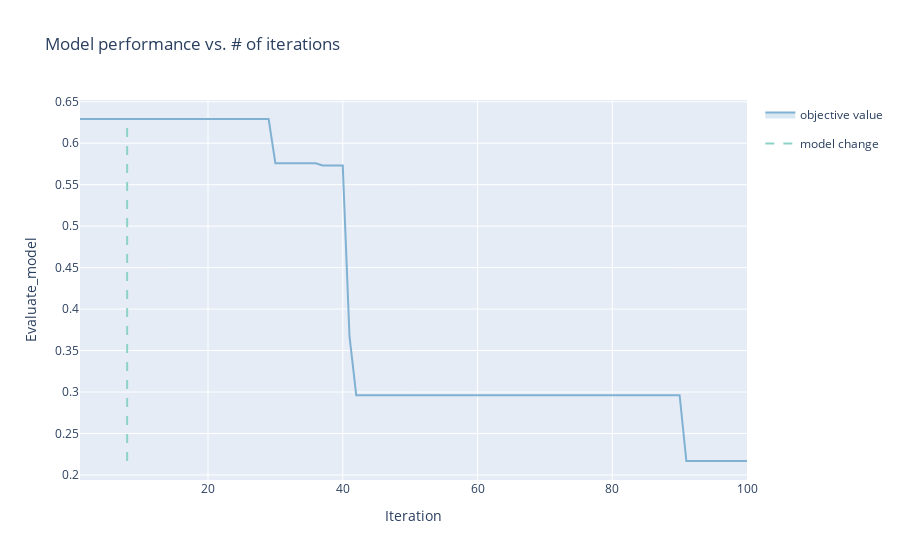

This figure's notebook cell:
### Code cell
render(ax_client.get_optimization_trace())

### Figure 1 — Plotly figure (JSON) as saved in the notebook; plotly's stock layout.template omitted (floating-point values rounded to 4 significant figures)
{"data": [{"hoverinfo": "none", "legendgroup": "", "line": {"width": 0}, "mode": "lines", "showlegend": false, "type": "scatter", "x": [1, 2, 3, 4, 5, 6, 7, 8, 9, 10, 11, 12, 13, 14, 15, 16, 17, 18, 19, 20, 21, 22, 23, 24, 25, 26, 27, 28, 29, 30, 31, 32, 33, 34, 35, 36, 37, 38, 39, 40, 41, 42, 43, 44, 45, 46, 47, 48, 49, 50, 51, 52, 53, 54, 55, 56, 57, 58, 59, 60, 61, 62, 63, 64, 65, 66, 67, 68, 69, 70, 71, 72, 73, 74, 75, 76, 77, 78, 79, 80, 81, 82, 83, 84, 85, 86, 87, 88, 89, 90, 91, 92, 93, 94, 95, 96, 97, 98, 99, 100], "y": [0.6292, 0.6292, 0.6292, 0.6292, 0.6292, 0.6292, 0.6292, 0.6292, 0.6292, 0.6292, 0.6292, 0.6292, 0.6292, 0.6292, 0.6292, 0.6292, 0.6292, 0.6292, 0.6292, 0.6292, 0.6292, 0.6292, 0.6292, 0.6292, 0.6292, 0.6292, 0.6292, 0.6292, 0.6292, 0.5757, 0.5757, 0.5757, 0.5757, 0.5757, 0.5757, 0.5757, 0.5731, 0.5731, 0.5731, 0.5731, 0.3673, 0.2961, 0.2961, 0.2961, 0.2961, 0.2961, 0.2961, 0.2961, 0.2961, 0.2961, 0.2961, 0.2961, 0.2961, 0.2961, 0.2961, 0.2961, 0.2961, 0.2961, 0.2961, 0.2961, 0.2961, 0.2961, 0.2961, 0.2961, 0.2961, 0.2961, 0.2961, 0.2961, 0.2961, 0.2961, 0.2961, 0.2961, 0.2961, 0.2961, 0.2961, 0.2961, 0.2961, 0.2961, 0.2961, 0.2961, 0.2961, 0.2961, 0.2961, 0.2961, 0.2961, 0.2961, 0.2961, 0.2961, 0.2961, 0.2961, 0.2168, 0.2168, 0.2168, 0.2168, 0.2168, 0.2168, 0.2168, 0.2168, 0.2168, 0.2168]}, {"fill": "tonexty", "fillcolor": "rgba(128,177,211,0.3)", "legendgroup": "objective value", "line": {"color": "rgba(128,177,211,1)"}, "mode": "lines", "name": "objective value", "text": ["<br><em>Parameterization:</em><br>num_branch: 10<br>hidden_size: 120<br>hidden_depth: 4<br>learning_rate: 0.014092396114749071<br>num_input: 100<br>num_output: 100<br>dim_output: 1<br>batch_size: 500<br>epochs: 200", "<br><em>Parameterization:</em><br>num_branch: 30<br>hidden_size: 80<br>hidden_depth: 3<br>learning_rate: 0.003647897937959207<br>num_input: 100<br>num_output: 100<br>dim_output: 1<br>batch_size: 500<br>epochs: 200", "<br><em>Parameterization:</em><br>num_branch: 30<br>hidden_size: 120<br>hidden_depth: 3<br>learning_rate: 0.009687722323501551<br>num_input: 100<br>num_output: 100<br>dim_output: 1<br>batch_size: 500<br>epochs: 200", "<br><em>Parameterization:</em><br>num_branch: 10<br>hidden_size: 120<br>hidden_depth: 2<br>learning_rate: 0.0075295790878409374<br>num_input: 100<br>num_output: 100<br>dim_output: 1<br>batch_size: 500<br>epochs: 200", "<br><em>Parameterization:</em><br>num_branch: 30<br>hidden_size: 80<br>hidden_depth: 4<br>learning_rate: 0.0017059577617955623<br>num_input: 100<br>num_output: 100<br>dim_output: 1<br>batch_size: 500<br>epochs: 200", "<br><em>Parameterization:</em><br>num_branch: 10<br>hidden_size: 40<br>hidden_depth: 2<br>learning_rate: 0.01914736863739416<br>num_input: 100<br>num_output: 100<br>dim_output: 1<br>batch_size: 500<br>epochs: 200", "<br><em>Parameterization:</em><br>num_branch: 10<br>hidden_size: 40<br>hidden_depth: 3<br>learning_rate: 0.001404498113308254<br>num_input: 100<br>num_output: 100<br>dim_output: 1<br>batch_size: 500<br>epochs: 200", "<br><em>Parameterization:</em><br>num_branch: 10<br>hidden_size: 160<br>hidden_depth: 3<br>learning_rate: 0.003767784905228609<br>num_input: 100<br>num_output: 100<br>dim_output: 1<br>batch_size: 500<br>epochs: 200", "<br><em>Parameterization:</em><br>num_branch: 10<br>hidden_size: 120<br>hidden_depth: 3<br>learning_rate: 0.008029136016776423<br>num_input: 100<br>num_output: 100<br>dim_output: 1<br>batch_size: 500<br>epochs: 200", "<br><em>Parameterization:</em><br>num_branch: 10<br>hidden_size: 160<br>hidden_depth: 3<br>learning_rate: 0.010874512227604199<br>num_input: 100<br>num_output: 100<br>dim_output: 1<br>batch_size: 500<br>epochs: 200", "<br><em>Parameterization:</em><br>num_branch: 30<br>hidden_size: 80<br>hidden_depth: 2<br>learning_rate: 0.002190220506023024<br>num_input: 100<br>num_output: 100<br>dim_output: 1<br>batch_size: 500<br>epochs: 200", "<br><em>Parameterization:</em><br>num_branch: 30<br>hidden_size: 80<br>hidden_depth: 4<br>learning_rate: 0.005624963839853544<br>num_input: 100<br>num_output: 100<br>dim_output: 1<br>batch_size: 500<br>epochs: 200", "<br><em>Parameterization:</em><br>num_branch: 30<br>hidden_size: 80<br>hidden_depth: 3<br>learning_rate: 0.005985712304834137<br>num_input: 100<br>num_output: 100<br>dim_output: 1<br>batch_size: 500<br>epochs: 200", "<br><em>Parameterization:</em><br>num_branch: 40<br>hidden_size: 160<br>hidden_depth: 4<br>learning_rate: 0.001<br>num_input: 100<br>num_output: 100<br>dim_output: 1<br>batch_size: 500<br>epochs: 200", "<br><em>Parameterization:</em><br>num_branch: 20<br>hidden_size: 80<br>hidden_depth: 4<br>learning_rate: 0.00498074761052459<br>num_input: 100<br>num_output: 100<br>dim_output: 1<br>batch_size: 500<br>epochs: 200", "<br><em>Parameterization:</em><br>num_branch: 10<br>hidden_size: 160<br>hidden_depth: 2<br>learning_rate: 0.006454012257110765<br>num_input: 100<br>num_output: 100<br>dim_output: 1<br>batch_size: 500<br>epochs: 200", "<br><em>Parameterization:</em><br>num_branch: 10<br>hidden_size: 160<br>hidden_depth: 3<br>learning_rate: 0.006628438044928013<br>num_input: 100<br>num_output: 100<br>dim_output: 1<br>batch_size: 500<br>epochs: 200", "<br><em>Parameterization:</em><br>num_branch: 10<br>hidden_size: 160<br>hidden_depth: 2<br>learning_rate: 0.006888750866007423<br>num_input: 100<br>num_output: 100<br>dim_output: 1<br>batch_size: 500<br>epochs: 200", "<br><em>Parameterization:</em><br>num_branch: 10<br>hidden_size: 160<br>hidden_depth: 2<br>learning_rate: 0.008511339284822029<br>num_input: 100<br>num_output: 100<br>dim_output: 1<br>batch_size: 500<br>epochs: 200", "<br><em>Parameterization:</em><br>num_branch: 30<br>hidden_size: 80<br>hidden_depth: 4<br>learning_rate: 0.006451690090777418<br>num_input: 100<br>num_output: 100<br>dim_output: 1<br>batch_size: 500<br>epochs: 200", "<br><em>Parameterization:</em><br>num_branch: 20<br>hidden_size: 120<br>hidden_depth: 4<br>learning_rate: 0.005548637705383897<br>num_input: 100<br>num_output: 100<br>dim_output: 1<br>batch_size: 500<br>epochs: 200", "<br><em>Parameterization:</em><br>num_branch: 20<br>hidden_size: 120<br>hidden_depth: 4<br>learning_rate: 0.0067099093452615225<br>num_input: 100<br>num_output: 100<br>dim_output: 1<br>batch_size: 500<br>epochs: 200", "<br><em>Parameterization:</em><br>num_branch: 30<br>hidden_size: 80<br>hidden_depth: 3<br>learning_rate: 0.005478243335739566<br>num_input: 100<br>num_output: 100<br>dim_output: 1<br>batch_size: 500<br>epochs: 200", "<br><em>Parameterization:</em><br>num_branch: 40<br>hidden_size: 160<br>hidden_depth: 2<br>learning_rate: 0.02<br>num_input: 100<br>num_output: 100<br>dim_output: 1<br>batch_size: 500<br>epochs: 200", "<br><em>Parameterization:</em><br>num_branch: 30<br>hidden_size: 80<br>hidden_depth: 3<br>learning_rate: 0.006056151165633632<br>num_input: 100<br>num_output: 100<br>dim_output: 1<br>batch_size: 500<br>epochs: 200", "<br><em>Parameterization:</em><br>num_branch: 10<br>hidden_size: 120<br>hidden_depth: 4<br>learning_rate: 0.006674058014598283<br>num_input: 100<br>num_output: 100<br>dim_output: 1<br>batch_size: 500<br>epochs: 200", "<br><em>Parameterization:</em><br>num_branch: 40<br>hidden_size: 160<br>hidden_depth: 2<br>learning_rate: 0.0056963129417135225<br>num_input: 100<br>num_output: 100<br>dim_output: 1<br>batch_size: 500<br>epochs: 200", "<br><em>Parameterization:</em><br>num_branch: 30<br>hidden_size: 160<br>hidden_depth: 2<br>learning_rate: 0.0047275329669135635<br>num_input: 100<br>num_output: 100<br>dim_output: 1<br>batch_size: 500<br>epochs: 200", "<br><em>Parameterization:</em><br>num_branch: 20<br>hidden_size: 80<br>hidden_depth: 3<br>learning_rate: 0.006495906483122188<br>num_input: 100<br>num_output: 100<br>dim_output: 1<br>batch_size: 500<br>epochs: 200", "<br><em>Parameterization:</em><br>num_branch: 10<br>hidden_size: 160<br>hidden_depth: 4<br>learning_rate: 0.008851513284468909<br>num_input: 100<br>num_output: 100<br>dim_output: 1<br>batch_size: 500<br>epochs: 200", "<br><em>Parameterization:</em><br>num_branch: 10<br>hidden_size: 160<br>hidden_depth: 4<br>learning_rate: 0.012361234797833437<br>num_input: 100<br>num_output: 100<br>dim_output: 1<br>batch_size: 500<br>epochs: 200", "<br><em>Parameterization:</em><br>num_branch: 10<br>hidden_size: 160<br>hidden_depth: 3<br>learning_rate: 0.008436417483790341<br>num_input: 100<br>num_output: 100<br>dim_output: 1<br>batch_size: 500<br>epochs: 200", "<br><em>Parameterization:</em><br>num_branch: 10<br>hidden_size: 120<br>hidden_depth: 4<br>learning_rate: 0.008116129937568967<br>num_input: 100<br>num_output: 100<br>dim_output: 1<br>batch_size: 500<br>epochs: 200", "<br><em>Parameterization:</em><br>num_branch: 10<br>hidden_size: 160<br>hidden_depth: 4<br>learning_rate: 0.007504485126701335<br>num_input: 100<br>num_output: 100<br>dim_output: 1<br>batch_size: 500<br>epochs: 200", "<br><em>Parameterization:</em><br>num_branch: 20<br>hidden_size: 120<br>hidden_depth: 4<br>learning_rate: 0.007476688536998628<br>num_input: 100<br>num_output: 100<br>dim_output: 1<br>batch_size: 500<br>epochs: 200", "<br><em>Parameterization:</em><br>num_branch: 30<br>hidden_size: 80<br>hidden_depth: 3<br>learning_rate: 0.006630367780620211<br>num_input: 100<br>num_output: 100<br>dim_output: 1<br>batch_size: 500<br>epochs: 200", "<br><em>Parameterization:</em><br>num_branch: 10<br>hidden_size: 120<br>hidden_depth: 4<br>learning_rate: 0.008449625158270916<br>num_input: 100<br>num_output: 100<br>dim_output: 1<br>batch_size: 500<br>epochs: 200", "<br><em>Parameterization:</em><br>num_branch: 10<br>hidden_size: 120<br>hidden_depth: 4<br>learning_rate: 0.009095669959100999<br>num_input: 100<br>num_output: 100<br>dim_output: 1<br>batch_size: 500<br>epochs: 200", "<br><em>Parameterization:</em><br>num_branch: 10<br>hidden_size: 40<br>hidden_depth: 4<br>learning_rate: 0.006682594700439425<br>num_input: 100<br>num_output: 100<br>dim_output: 1<br>batch_size: 500<br>epochs: 200", "<br><em>Parameterization:</em><br>num_branch: 10<br>hidden_size: 40<br>hidden_depth: 2<br>learning_rate: 0.004520991002552037<br>num_input: 100<br>num_output: 100<br>dim_output: 1<br>batch_size: 500<br>epochs: 200", "<br><em>Parameterization:</em><br>num_branch: 20<br>hidden_size: 120<br>hidden_depth: 4<br>learning_rate: 0.008001768978792914<br>num_input: 100<br>num_output: 100<br>dim_output: 1<br>batch_size: 500<br>epochs: 200", "<br><em>Parameterization:</em><br>num_branch: 20<br>hidden_size: 120<br>hidden_depth: 4<br>learning_rate: 0.00863991675200672<br>num_input: 100<br>num_output: 100<br>dim_output: 1<br>batch_size: 500<br>epochs: 200", "<br><em>Parameterization:</em><br>num_branch: 20<br>hidden_size: 120<br>hidden_depth: 4<br>learning_rate: 0.009352402443604621<br>num_input: 100<br>num_output: 100<br>dim_output: 1<br>batch_size: 500<br>epochs: 200", "<br><em>Parameterization:</em><br>num_branch: 20<br>hidden_size: 80<br>hidden_depth: 4<br>learning_rate: 0.00717069606232992<br>num_input: 100<br>num_output: 100<br>dim_output: 1<br>batch_size: 500<br>epochs: 200", "<br><em>Parameterization:</em><br>num_branch: 30<br>hidden_size: 40<br>hidden_depth: 4<br>learning_rate: 0.006339026408795465<br>num_input: 100<br>num_output: 100<br>dim_output: 1<br>batch_size: 500<br>epochs: 200", "<br><em>Parameterization:</em><br>num_branch: 20<br>hidden_size: 160<br>hidden_depth: 3<br>learning_rate: 0.005137153841970396<br>num_input: 100<br>num_output: 100<br>dim_output: 1<br>batch_size: 500<br>epochs: 200", "<br><em>Parameterization:</em><br>num_branch: 10<br>hidden_size: 160<br>hidden_depth: 4<br>learning_rate: 0.0044964391932028926<br>num_input: 100<br>num_output: 100<br>dim_output: 1<br>batch_size: 500<br>epochs: 200", "<br><em>Parameterization:</em><br>num_branch: 10<br>hidden_size: 120<br>hidden_depth: 4<br>learning_rate: 0.012353580348815599<br>num_input: 100<br>num_output: 100<br>dim_output: 1<br>batch_size: 500<br>epochs: 200", "<br><em>Parameterization:</em><br>num_branch: 40<br>hidden_size: 40<br>hidden_depth: 2<br>learning_rate: 0.006814662103101494<br>num_input: 100<br>num_output: 100<br>dim_output: 1<br>batch_size: 500<br>epochs: 200", "<br><em>Parameterization:</em><br>num_branch: 10<br>hidden_size: 160<br>hidden_depth: 3<br>learning_rate: 0.010233924747614665<br>num_input: 100<br>num_output: 100<br>dim_output: 1<br>batch_size: 500<br>epochs: 200", "<br><em>Parameterization:</em><br>num_branch: 10<br>hidden_size: 160<br>hidden_depth: 4<br>learning_rate: 0.005382608581001769<br>num_input: 100<br>num_output: 100<br>dim_output: 1<br>batch_size: 500<br>epochs: 200", "<br><em>Parameterization:</em><br>num_branch: 20<br>hidden_size: 160<br>hidden_depth: 4<br>learning_rate: 0.0033705756550521395<br>num_input: 100<br>num_output: 100<br>dim_output: 1<br>batch_size: 500<br>epochs: 200", "<br><em>Parameterization:</em><br>num_branch: 10<br>hidden_size: 160<br>hidden_depth: 4<br>learning_rate: 0.003101495504410384<br>num_input: 100<br>num_output: 100<br>dim_output: 1<br>batch_size: 500<br>epochs: 200", "<br><em>Parameterization:</em><br>num_branch: 10<br>hidden_size: 160<br>hidden_depth: 4<br>learning_rate: 0.011467872438370195<br>num_input: 100<br>num_output: 100<br>dim_output: 1<br>batch_size: 500<br>epochs: 200", "<br><em>Parameterization:</em><br>num_branch: 20<br>hidden_size: 80<br>hidden_depth: 4<br>learning_rate: 0.0059760318470738994<br>num_input: 100<br>num_output: 100<br>dim_output: 1<br>batch_size: 500<br>epochs: 200", "<br><em>Parameterization:</em><br>num_branch: 10<br>hidden_size: 80<br>hidden_depth: 4<br>learning_rate: 0.008776713263755813<br>num_input: 100<br>num_output: 100<br>dim_output: 1<br>batch_size: 500<br>epochs: 200", "<br><em>Parameterization:</em><br>num_branch: 10<br>hidden_size: 80<br>hidden_depth: 4<br>learning_rate: 0.015622304320983297<br>num_input: 100<br>num_output: 100<br>dim_output: 1<br>batch_size: 500<br>epochs: 200", "<br><em>Parameterization:</em><br>num_branch: 40<br>hidden_size: 80<br>hidden_depth: 4<br>learning_rate: 0.007378542574273808<br>num_input: 100<br>num_output: 100<br>dim_output: 1<br>batch_size: 500<br>epochs: 200", "<br><em>Parameterization:</em><br>num_branch: 10<br>hidden_size: 120<br>hidden_depth: 4<br>learning_rate: 0.006432077528426789<br>num_input: 100<br>num_output: 100<br>dim_output: 1<br>batch_size: 500<br>epochs: 200", "<br><em>Parameterization:</em><br>num_branch: 40<br>hidden_size: 80<br>hidden_depth: 4<br>learning_rate: 0.005033451332739059<br>num_input: 100<br>num_output: 100<br>dim_output: 1<br>batch_size: 500<br>epochs: 200", "<br><em>Parameterization:</em><br>num_branch: 10<br>hidden_size: 160<br>hidden_depth: 4<br>learning_rate: 0.02<br>num_input: 100<br>num_output: 100<br>dim_output: 1<br>batch_size: 500<br>epochs: 200", "<br><em>Parameterization:</em><br>num_branch: 10<br>hidden_size: 160<br>hidden_depth: 3<br>learning_rate: 0.007481490454894334<br>num_input: 100<br>num_output: 100<br>dim_output: 1<br>batch_size: 500<br>epochs: 200", "<br><em>Parameterization:</em><br>num_branch: 40<br>hidden_size: 80<br>hidden_depth: 4<br>learning_rate: 0.005736329124728056<br>num_input: 100<br>num_output: 100<br>dim_output: 1<br>batch_size: 500<br>epochs: 200", "<br><em>Parameterization:</em><br>num_branch: 10<br>hidden_size: 160<br>hidden_depth: 4<br>learning_rate: 0.00729942951562417<br>num_input: 100<br>num_output: 100<br>dim_output: 1<br>batch_size: 500<br>epochs: 200", "<br><em>Parameterization:</em><br>num_branch: 40<br>hidden_size: 80<br>hidden_depth: 4<br>learning_rate: 0.005493905023570222<br>num_input: 100<br>num_output: 100<br>dim_output: 1<br>batch_size: 500<br>epochs: 200", "<br><em>Parameterization:</em><br>num_branch: 40<br>hidden_size: 40<br>hidden_depth: 4<br>learning_rate: 0.001<br>num_input: 100<br>num_output: 100<br>dim_output: 1<br>batch_size: 500<br>epochs: 200", "<br><em>Parameterization:</em><br>num_branch: 10<br>hidden_size: 160<br>hidden_depth: 3<br>learning_rate: 0.006532653158806927<br>num_input: 100<br>num_output: 100<br>dim_output: 1<br>batch_size: 500<br>epochs: 200", "<br><em>Parameterization:</em><br>num_branch: 30<br>hidden_size: 120<br>hidden_depth: 4<br>learning_rate: 0.0052144721020298546<br>num_input: 100<br>num_output: 100<br>dim_output: 1<br>batch_size: 500<br>epochs: 200", "<br><em>Parameterization:</em><br>num_branch: 20<br>hidden_size: 160<br>hidden_depth: 4<br>learning_rate: 0.005775983792864952<br>num_input: 100<br>num_output: 100<br>dim_output: 1<br>batch_size: 500<br>epochs: 200", "<br><em>Parameterization:</em><br>num_branch: 10<br>hidden_size: 160<br>hidden_depth: 2<br>learning_rate: 0.0038096087511240977<br>num_input: 100<br>num_output: 100<br>dim_output: 1<br>batch_size: 500<br>epochs: 200", "<br><em>Parameterization:</em><br>num_branch: 10<br>hidden_size: 160<br>hidden_depth: 2<br>learning_rate: 0.01121735385926004<br>num_input: 100<br>num_output: 100<br>dim_output: 1<br>batch_size: 500<br>epochs: 200", "<br><em>Parameterization:</em><br>num_branch: 20<br>hidden_size: 120<br>hidden_depth: 4<br>learning_rate: 0.005157983643964786<br>num_input: 100<br>num_output: 100<br>dim_output: 1<br>batch_size: 500<br>epochs: 200", "<br><em>Parameterization:</em><br>num_branch: 30<br>hidden_size: 120<br>hidden_depth: 4<br>learning_rate: 0.005598537563576571<br>num_input: 100<br>num_output: 100<br>dim_output: 1<br>batch_size: 500<br>epochs: 200", "<br><em>Parameterization:</em><br>num_branch: 30<br>hidden_size: 80<br>hidden_depth: 4<br>learning_rate: 0.005395431774660413<br>num_input: 100<br>num_output: 100<br>dim_output: 1<br>batch_size: 500<br>epochs: 200", "<br><em>Parameterization:</em><br>num_branch: 10<br>hidden_size: 120<br>hidden_depth: 3<br>learning_rate: 0.009591144051133515<br>num_input: 100<br>num_output: 100<br>dim_output: 1<br>batch_size: 500<br>epochs: 200", "<br><em>Parameterization:</em><br>num_branch: 20<br>hidden_size: 160<br>hidden_depth: 4<br>learning_rate: 0.004839250875961718<br>num_input: 100<br>num_output: 100<br>dim_output: 1<br>batch_size: 500<br>epochs: 200", "<br><em>Parameterization:</em><br>num_branch: 20<br>hidden_size: 120<br>hidden_depth: 4<br>learning_rate: 0.006323772075500231<br>num_input: 100<br>num_output: 100<br>dim_output: 1<br>batch_size: 500<br>epochs: 200", "<br><em>Parameterization:</em><br>num_branch: 10<br>hidden_size: 160<br>hidden_depth: 2<br>learning_rate: 0.0012943884494509463<br>num_input: 100<br>num_output: 100<br>dim_output: 1<br>batch_size: 500<br>epochs: 200", "<br><em>Parameterization:</em><br>num_branch: 10<br>hidden_size: 120<br>hidden_depth: 3<br>learning_rate: 0.010301671074017695<br>num_input: 100<br>num_output: 100<br>dim_output: 1<br>batch_size: 500<br>epochs: 200", "<br><em>Parameterization:</em><br>num_branch: 30<br>hidden_size: 120<br>hidden_depth: 4<br>learning_rate: 0.004345320148611159<br>num_input: 100<br>num_output: 100<br>dim_output: 1<br>batch_size: 500<br>epochs: 200", "<br><em>Parameterization:</em><br>num_branch: 10<br>hidden_size: 160<br>hidden_depth: 2<br>learning_rate: 0.009667881409054859<br>num_input: 100<br>num_output: 100<br>dim_output: 1<br>batch_size: 500<br>epochs: 200", "<br><em>Parameterization:</em><br>num_branch: 20<br>hidden_size: 120<br>hidden_depth: 4<br>learning_rate: 0.005898203588571016<br>num_input: 100<br>num_output: 100<br>dim_output: 1<br>batch_size: 500<br>epochs: 200", "<br><em>Parameterization:</em><br>num_branch: 30<br>hidden_size: 120<br>hidden_depth: 4<br>learning_rate: 0.005524811940457944<br>num_input: 100<br>num_output: 100<br>dim_output: 1<br>batch_size: 500<br>epochs: 200", "<br><em>Parameterization:</em><br>num_branch: 30<br>hidden_size: 120<br>hidden_depth: 4<br>learning_rate: 0.005715514979672586<br>num_input: 100<br>num_output: 100<br>dim_output: 1<br>batch_size: 500<br>epochs: 200", "<br><em>Parameterization:</em><br>num_branch: 20<br>hidden_size: 120<br>hidden_depth: 4<br>learning_rate: 0.005683890496487069<br>num_input: 100<br>num_output: 100<br>dim_output: 1<br>batch_size: 500<br>epochs: 200", "<br><em>Parameterization:</em><br>num_branch: 30<br>hidden_size: 80<br>hidden_depth: 4<br>learning_rate: 0.0056402730963072585<br>num_input: 100<br>num_output: 100<br>dim_output: 1<br>batch_size: 500<br>epochs: 200", "<br><em>Parameterization:</em><br>num_branch: 40<br>hidden_size: 40<br>hidden_depth: 4<br>learning_rate: 0.005283727744033485<br>num_input: 100<br>num_output: 100<br>dim_output: 1<br>batch_size: 500<br>epochs: 200", "<br><em>Parameterization:</em><br>num_branch: 40<br>hidden_size: 120<br>hidden_depth: 4<br>learning_rate: 0.004858598520196904<br>num_input: 100<br>num_output: 100<br>dim_output: 1<br>batch_size: 500<br>epochs: 200", "<br><em>Parameterization:</em><br>num_branch: 10<br>hidden_size: 160<br>hidden_depth: 3<br>learning_rate: 0.009641843482400159<br>num_input: 100<br>num_output: 100<br>dim_output: 1<br>batch_size: 500<br>epochs: 200", "<br><em>Parameterization:</em><br>num_branch: 20<br>hidden_size: 160<br>hidden_depth: 4<br>learning_rate: 0.006036643032864246<br>num_input: 100<br>num_output: 100<br>dim_output: 1<br>batch_size: 500<br>epochs: 200", "<br><em>Parameterization:</em><br>num_branch: 30<br>hidden_size: 160<br>hidden_depth: 4<br>learning_rate: 0.004755281941868054<br>num_input: 100<br>num_output: 100<br>dim_output: 1<br>batch_size: 500<br>epochs: 200", "<br><em>Parameterization:</em><br>num_branch: 40<br>hidden_size: 160<br>hidden_depth: 4<br>learning_rate: 0.0049204747276403345<br>num_input: 100<br>num_output: 100<br>dim_output: 1<br>batch_size: 500<br>epochs: 200", "<br><em>Parameterization:</em><br>num_branch: 20<br>hidden_size: 120<br>hidden_depth: 4<br>learning_rate: 0.0046183577938410615<br>num_input: 100<br>num_output: 100<br>dim_output: 1<br>batch_size: 500<br>epochs: 200", "<br><em>Parameterization:</em><br>num_branch: 40<br>hidden_size: 80<br>hidden_depth: 4<br>learning_rate: 0.004508283422489964<br>num_input: 100<br>num_output: 100<br>dim_output: 1<br>batch_size: 500<br>epochs: 200", "<br><em>Parameterization:</em><br>num_branch: 30<br>hidden_size: 120<br>hidden_depth: 4<br>learning_rate: 0.005391659759689795<br>num_input: 100<br>num_output: 100<br>dim_output: 1<br>batch_size: 500<br>epochs: 200", "<br><em>Parameterization:</em><br>num_branch: 40<br>hidden_size: 40<br>hidden_depth: 4<br>learning_rate: 0.008024942442901426<br>num_input: 100<br>num_output: 100<br>dim_output: 1<br>batch_size: 500<br>epochs: 200", "<br><em>Parameterization:</em><br>num_branch: 40<br>hidden_size: 160<br>hidden_depth: 2<br>learning_rate: 0.0019028483760784832<br>num_input: 100<br>num_output: 100<br>dim_output: 1<br>batch_size: 500<br>epochs: 200", "<br><em>Parameterization:</em><br>num_branch: 20<br>hidden_size: 160<br>hidden_depth: 3<br>learning_rate: 0.007392565264544637<br>num_input: 100<br>num_output: 100<br>dim_output: 1<br>batch_size: 500<br>epochs: 200", "<br><em>Parameterization:</em><br>num_branch: 40<br>hidden_size: 40<br>hidden_depth: 4<br>learning_rate: 0.005028260399874559<br>num_input: 100<br>num_output: 100<br>dim_output: 1<br>batch_size: 500<br>epochs: 200", "<br><em>Parameterization:</em><br>num_branch: 10<br>hidden_size: 160<br>hidden_depth: 4<br>learning_rate: 0.001<br>num_input: 100<br>num_output: 100<br>dim_output: 1<br>batch_size: 500<br>epochs: 200"], "type": "scatter", "x": [1, 2, 3, 4, 5, 6, 7, 8, 9, 10, 11, 12, 13, 14, 15, 16, 17, 18, 19, 20, 21, 22, 23, 24, 25, 26, 27, 28, 29, 30, 31, 32, 33, 34, 35, 36, 37, 38, 39, 40, 41, 42, 43, 44, 45, 46, 47, 48, 49, 50, 51, 52, 53, 54, 55, 56, 57, 58, 59, 60, 61, 62, 63, 64, 65, 66, 67, 68, 69, 70, 71, 72, 73, 74, 75, 76, 77, 78, 79, 80, 81, 82, 83, 84, 85, 86, 87, 88, 89, 90, 91, 92, 93, 94, 95, 96, 97, 98, 99, 100], "y": [0.6292, 0.6292, 0.6292, 0.6292, 0.6292, 0.6292, 0.6292, 0.6292, 0.6292, 0.6292, 0.6292, 0.6292, 0.6292, 0.6292, 0.6292, 0.6292, 0.6292, 0.6292, 0.6292, 0.6292, 0.6292, 0.6292, 0.6292, 0.6292, 0.6292, 0.6292, 0.6292, 0.6292, 0.6292, 0.5757, 0.5757, 0.5757, 0.5757, 0.5757, 0.5757, 0.5757, 0.5731, 0.5731, 0.5731, 0.5731, 0.3673, 0.2961, 0.2961, 0.2961, 0.2961, 0.2961, 0.2961, 0.2961, 0.2961, 0.2961, 0.2961, 0.2961, 0.2961, 0.2961, 0.2961, 0.2961, 0.2961, 0.2961, 0.2961, 0.2961, 0.2961, 0.2961, 0.2961, 0.2961, 0.2961, 0.2961, 0.2961, 0.2961, 0.2961, 0.2961, 0.2961, 0.2961, 0.2961, 0.2961, 0.2961, 0.2961, 0.2961, 0.2961, 0.2961, 0.2961, 0.2961, 0.2961, 0.2961, 0.2961, 0.2961, 0.2961, 0.2961, 0.2961, 0.2961, 0.2961, 0.2168, 0.2168, 0.2168, 0.2168, 0.2168, 0.2168, 0.2168, 0.2168, 0.2168, 0.2168]}, {"fill": "tonexty", "fillcolor": "rgba(128,177,211,0.3)", "hoverinfo": "none", "legendgroup": "", "line": {"width": 0}, "mode": "lines", "showlegend": false, "type": "scatter", "x": [1, 2, 3, 4, 5, 6, 7, 8, 9, 10, 11, 12, 13, 14, 15, 16, 17, 18, 19, 20, 21, 22, 23, 24, 25, 26, 27, 28, 29, 30, 31, 32, 33, 34, 35, 36, 37, 38, 39, 40, 41, 42, 43, 44, 45, 46, 47, 48, 49, 50, 51, 52, 53, 54, 55, 56, 57, 58, 59, 60, 61, 62, 63, 64, 65, 66, 67, 68, 69, 70, 71, 72, 73, 74, 75, 76, 77, 78, 79, 80, 81, 82, 83, 84, 85, 86, 87, 88, 89, 90, 91, 92, 93, 94, 95, 96, 97, 98, 99, 100], "y": [0.6292, 0.6292, 0.6292, 0.6292, 0.6292, 0.6292, 0.6292, 0.6292, 0.6292, 0.6292, 0.6292, 0.6292, 0.6292, 0.6292, 0.6292, 0.6292, 0.6292, 0.6292, 0.6292, 0.6292, 0.6292, 0.6292, 0.6292, 0.6292, 0.6292, 0.6292, 0.6292, 0.6292, 0.6292, 0.5757, 0.5757, 0.5757, 0.5757, 0.5757, 0.5757, 0.5757, 0.5731, 0.5731, 0.5731, 0.5731, 0.3673, 0.2961, 0.2961, 0.2961, 0.2961, 0.2961, 0.2961, 0.2961, 0.2961, 0.2961, 0.2961, 0.2961, 0.2961, 0.2961, 0.2961, 0.2961, 0.2961, 0.2961, 0.2961, 0.2961, 0.2961, 0.2961, 0.2961, 0.2961, 0.2961, 0.2961, 0.2961, 0.2961, 0.2961, 0.2961, 0.2961, 0.2961, 0.2961, 0.2961, 0.2961, 0.2961, 0.2961, 0.2961, 0.2961, 0.2961, 0.2961, 0.2961, 0.2961, 0.2961, 0.2961, 0.2961, 0.2961, 0.2961, 0.2961, 0.2961, 0.2168, 0.2168, 0.2168, 0.2168, 0.2168, 0.2168, 0.2168, 0.2168, 0.2168, 0.2168]}, {"line": {"color": "rgba(141,211,199,1)", "dash": "dash"}, "mode": "lines", "name": "model change", "type": "scatter", "x": [8, 8], "y": [0.2168, 0.6292]}], "layout": {"showlegend": true, "title": {"text": "Model performance vs. # of iterations"}, "xaxis": {"title": {"text": "Iteration"}}, "yaxis": {"title": {"text": "Evaluate_model"}}}}
